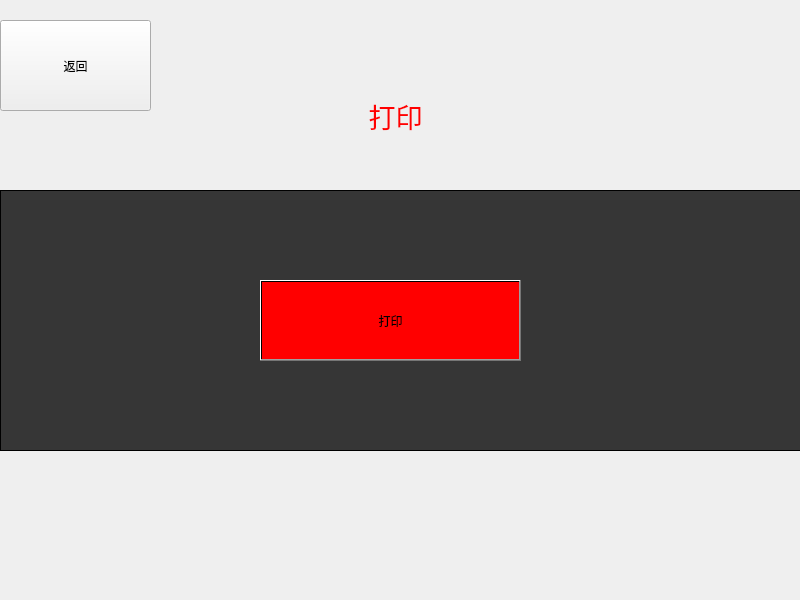
<?xml version="1.0" encoding="UTF-8"?>
<ui version="4.0">
 <class>Print</class>
 <widget class="QWidget" name="Print">
  <property name="geometry">
   <rect>
    <x>0</x>
    <y>0</y>
    <width>800</width>
    <height>600</height>
   </rect>
  </property>
  <property name="windowTitle">
   <string>Form</string>
  </property>
  <widget class="QFrame" name="frame">
   <property name="geometry">
    <rect>
     <x>0</x>
     <y>190</y>
     <width>801</width>
     <height>261</height>
    </rect>
   </property>
   <property name="styleSheet">
    <string notr="true">background-color: qlineargradient(spread:reflect, x1:0, y1:0, x2:1, y2:1, stop:1 rgba(0, 0, 0, 197));</string>
   </property>
   <property name="frameShape">
    <enum>QFrame::StyledPanel</enum>
   </property>
   <property name="frameShadow">
    <enum>QFrame::Raised</enum>
   </property>
   <widget class="QPushButton" name="PrintBtn">
    <property name="geometry">
     <rect>
      <x>260</x>
      <y>90</y>
      <width>261</width>
      <height>81</height>
     </rect>
    </property>
    <property name="styleSheet">
     <string notr="true">background-color: qlineargradient(spread:pad, x1:0, y1:0, x2:1, y2:1, stop:1 rgba(255, 0, 0, 255));</string>
    </property>
    <property name="text">
     <string>打印</string>
    </property>
   </widget>
  </widget>
  <widget class="QLabel" name="label">
   <property name="geometry">
    <rect>
     <x>290</x>
     <y>80</y>
     <width>211</width>
     <height>71</height>
    </rect>
   </property>
   <property name="font">
    <font>
     <pointsize>20</pointsize>
     <bold>false</bold>
    </font>
   </property>
   <property name="styleSheet">
    <string notr="true">color: rgb(255, 0, 0);</string>
   </property>
   <property name="text">
    <string>打印</string>
   </property>
   <property name="alignment">
    <set>Qt::AlignCenter</set>
   </property>
  </widget>
  <widget class="QPushButton" name="BackBtn">
   <property name="geometry">
    <rect>
     <x>0</x>
     <y>20</y>
     <width>151</width>
     <height>91</height>
    </rect>
   </property>
   <property name="text">
    <string>返回</string>
   </property>
  </widget>
 </widget>
 <resources/>
 <connections/>
</ui>
